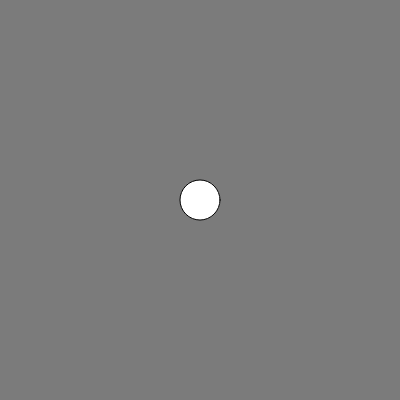
Frame 1 (no input)
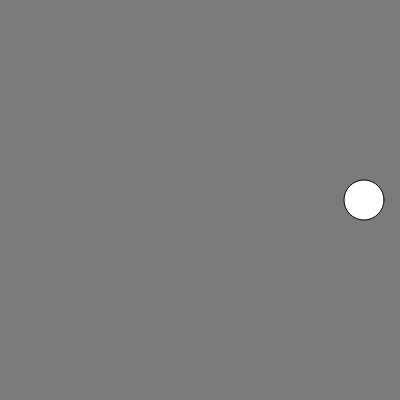
Frame 60 (no input)
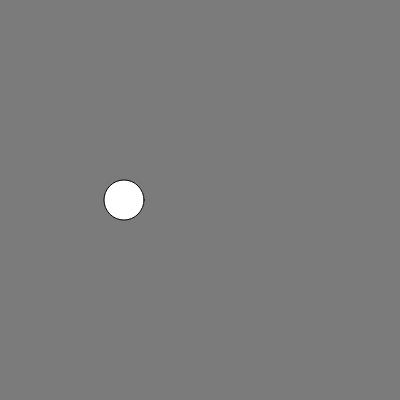
Frame 120 (the mouse pressed at the canvas centre since frame 60)

The p5.js sketch that drew these frames (run headless with seeded random() and noise() and a simulated clock; from frame 60 on, the mouse is pressed at the canvas centre):

// p5.js sketch
// ── sketch.js
let x = 200;
let speed = 4;
let diameter = 40;


function setup() {
  createCanvas(400, 400);
 

}

function draw() {
  background(123);
  ellipse(x, height/2, diameter);
  if (x >= width || x <= 0) {
    speed = speed * -1; 
  } 
  x += speed;
}

function mousePressed() {
  noLoop()
}
